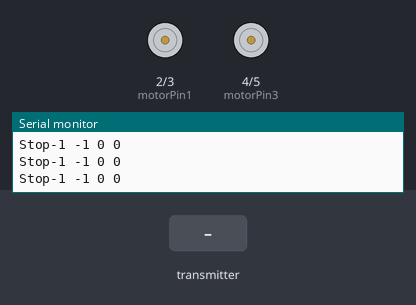
Recording of a sketch running on a simulated Arduino Uno, built with avr-gcc and run on an emulated ATmega328P. Parts: motor-driver pin pairs drawn as motors (green arrow = first pin HIGH = forward, orange = second pin HIGH = backward, longer = more drive), the last lines printed to the serial monitor. Inputs (shaded band) come from the test bench. No radio packets arrive unless stated.

Above: at 1.2 s.
1.3 s: the transmitter starts sending ch1 = 0
At 2.4 s:
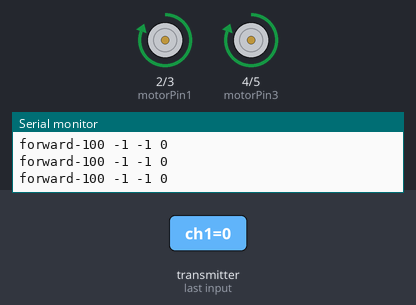
2.8 s: the transmitter starts sending ch2 = 0
At 4.0 s:
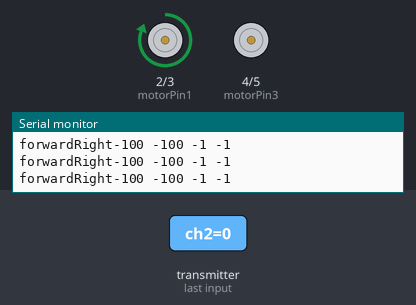
4.3 s: the transmitter starts sending ch1 = 64
At 5.4 s:
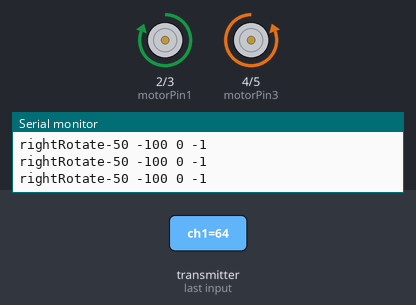
5.8 s: the transmitter starts sending ch2 = 255
At 7.0 s:
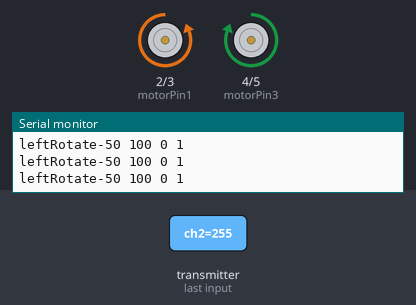
7.3 s: the transmitter starts sending ch1 = 255
At 8.5 s:
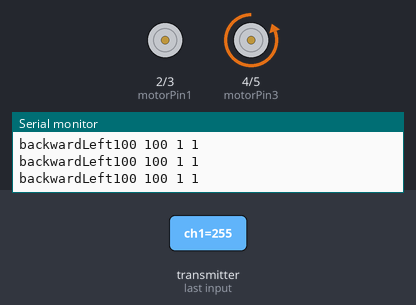
8.8 s: the transmitter starts sending ch2 = 64
At 10.1 s:
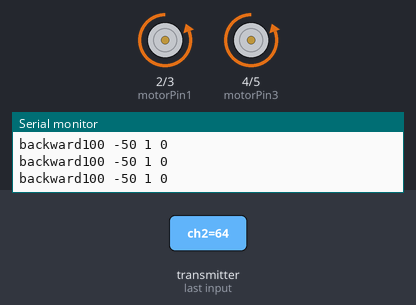
Timing chart, 0 to 11.3 s (numbered marks = the images above; inputs shaded):
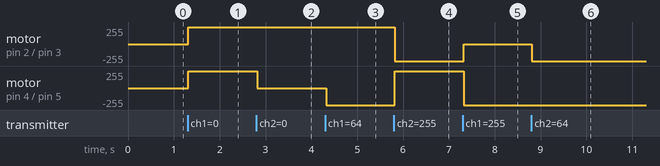

Measured:
- after the input at 1.3 s, motor on pin 2 (motorPin1) / pin 3 (motorPin2), motor on pin 4 (motorPin3) / pin 5 (motorPin4): stopped → forward 255/255 at once
- after the input at 2.8 s, motor on pin 4 (motorPin3) / pin 5 (motorPin4): forward 255/255 → stopped at once
- after the input at 4.3 s, motor on pin 4 (motorPin3) / pin 5 (motorPin4): stopped → backward 255/255 at once
- after the input at 5.8 s, motor on pin 2 (motorPin1) / pin 3 (motorPin2): forward 255/255 → backward 255/255 at once; motor on pin 4 (motorPin3) / pin 5 (motorPin4): backward 255/255 → forward 255/255 at once
- after the input at 7.3 s, motor on pin 2 (motorPin1) / pin 3 (motorPin2): backward 255/255 → stopped at once; motor on pin 4 (motorPin3) / pin 5 (motorPin4): forward 255/255 → backward 255/255 at once
- after the input at 8.8 s, motor on pin 2 (motorPin1) / pin 3 (motorPin2): stopped → backward 255/255 at once

The sketch:

DPDTReciever.ino.ino
```cpp
#include <SPI.h>
#include <nRF24L01.h>
#include <RF24.h>
#include <Servo.h>

const uint64_t pipeIn = 0xE8E8F0F0E1LL;     //Remember that this code is the same as in the transmitter
RF24 radio(9, 10);  //CSN and CE pins

struct Received_data {
  byte ch1;
  byte ch2;
  byte ch3;
  byte ch4;
  byte ch5;
  byte ch6;
  byte ch7;
};

Received_data received_data;

int ch1_value = 0;
int ch2_value = 0;
int ch3_value = 0;
int ch4_value = 0;
int ch5_value = 0;
int ch6_value = 0;
int ch7_value = 0;

void reset_the_Data()
{
  // 'safe' values to use when NO radio input is detected
  received_data.ch1 = 127;      //Throttle (channel 1) to 0
  received_data.ch2 = 127;
  received_data.ch3 = 127;
  received_data.ch4 = 127;
  received_data.ch5 = 0;
  received_data.ch6 = 0;
  received_data.ch7 = 0;
}

const int motorPin1  = 2;    // Pin 15 of L293D IC
const int motorPin2  = 3;    // Pin 10 of L293D IC
//Motor B
const int motorPin3  = 4;   // Pin  7 of L293D IC
const int motorPin4  = 5;   // Pin  2 of L293D IC


void setup() {
Serial.begin(9600);
    Serial.println("SimpleRx Starting");
  reset_the_Data();
    pinMode(motorPin1, OUTPUT);
    pinMode(motorPin2, OUTPUT);
    pinMode(motorPin3, OUTPUT);
    pinMode(motorPin4, OUTPUT);

  //Once again, begin and radio configuration
  radio.begin();
  radio.setAutoAck(false);
  radio.setDataRate(RF24_250KBPS);
  radio.openReadingPipe(1,pipeIn);

  //We start the radio comunication
  radio.startListening();

}
unsigned long lastRecvTime = 0;

//We create the function that will read the data each certain time
void receive_the_data()
{
  while ( radio.available() ) {
  radio.read(&received_data, sizeof(Received_data));
  lastRecvTime = millis(); //Here we receive the data
}
}
int verticalDirection=0;
int horizontalDirection=0;

int getSigma(int val, int limit){
  if(val>limit){
    return 1;
  }else if(val< 0-limit){
    return -1;
  }else{
    return 0;
  }
}

const bool forward[]={HIGH,LOW,HIGH,LOW};
const bool stopward[]={LOW,LOW,LOW,LOW};
const bool backward[]={LOW,HIGH,LOW,HIGH};
const bool forwardRight[]={HIGH,LOW,LOW,LOW};
const bool forwardLeft[]={LOW,LOW,HIGH,LOW};
const bool backwardRight[]={LOW,HIGH,LOW,LOW};
const bool backwardLeft[]={LOW,LOW,LOW,HIGH};
const bool rightRotate[]={HIGH,LOW,LOW,HIGH};
const bool leftRotate[]={LOW,HIGH,HIGH,LOW};


void setMotor(bool motDirect[]){

    digitalWrite(motorPin1, motDirect[0]);
    digitalWrite(motorPin2, motDirect[1]);
    digitalWrite(motorPin3, motDirect[2]);
    digitalWrite(motorPin4, motDirect[3]);
}

void driveMotorDirections(){
  if((verticalDirection==0)and (horizontalDirection==0)){
    Serial.print("Stop");
    setMotor(stopward);
  }else if((verticalDirection==-1)and (horizontalDirection==0)){
    setMotor(forward);
    Serial.print("forward");
  }else if((verticalDirection==1)and (horizontalDirection==0)){
    setMotor(backward);
    Serial.print("backward");
  }else if((verticalDirection==-1)and (horizontalDirection==-1)){
    setMotor(forwardRight);
    Serial.print("forwardRight");
  }else if((verticalDirection==-1)and (horizontalDirection==1)){
    setMotor(forwardLeft);
    Serial.print("forwardLeft");
  }else if((verticalDirection==0)and (horizontalDirection==-1)){
    setMotor(rightRotate);
    Serial.print("rightRotate");
  }else if((verticalDirection==0)and (horizontalDirection==1)){
    setMotor(leftRotate);
    Serial.print("leftRotate");
  }else if((verticalDirection==1)and (horizontalDirection==-1)){
    setMotor(backwardRight);
    Serial.print("backwardRight");
  }else if((verticalDirection==1)and (horizontalDirection==1)){
    setMotor(backwardLeft);
    Serial.print("backwardLeft");
  }else {
    setMotor(stopward);
    Serial.print("Stop");
  }
}

void loop() {
  receive_the_data();
  unsigned long now = millis();
  if ( now - lastRecvTime > 1000 ) {
    // signal lost?
    reset_the_Data();
    //Go up and change the initial values if you want depending on
    //your aplications. Put 0 for throttle in case of drones so it won't
    //fly away
  }
  ch1_value = map(received_data.ch1,0,255,-100,100);
  ch2_value = map(received_data.ch2,0,255,-100,100);
  ch3_value = map(received_data.ch3,0,255,1000,2000);
  ch4_value = map(received_data.ch4,0,255,1000,2000);
  ch5_value = map(received_data.ch5,0,1,1000,2000);
  ch6_value = map(received_data.ch6,0,1,1000,2000);
  ch7_value = map(received_data.ch7,0,255,1000,2000);

  verticalDirection=getSigma(ch1_value,60);
  horizontalDirection=getSigma(ch2_value,60);
  driveMotorDirections();


    Serial.print(ch1_value);
    Serial.print(" ");
    Serial.print(ch2_value);
    Serial.print(" ");
    Serial.print(verticalDirection);
    Serial.print(" ");
    Serial.println(horizontalDirection);

}
```
